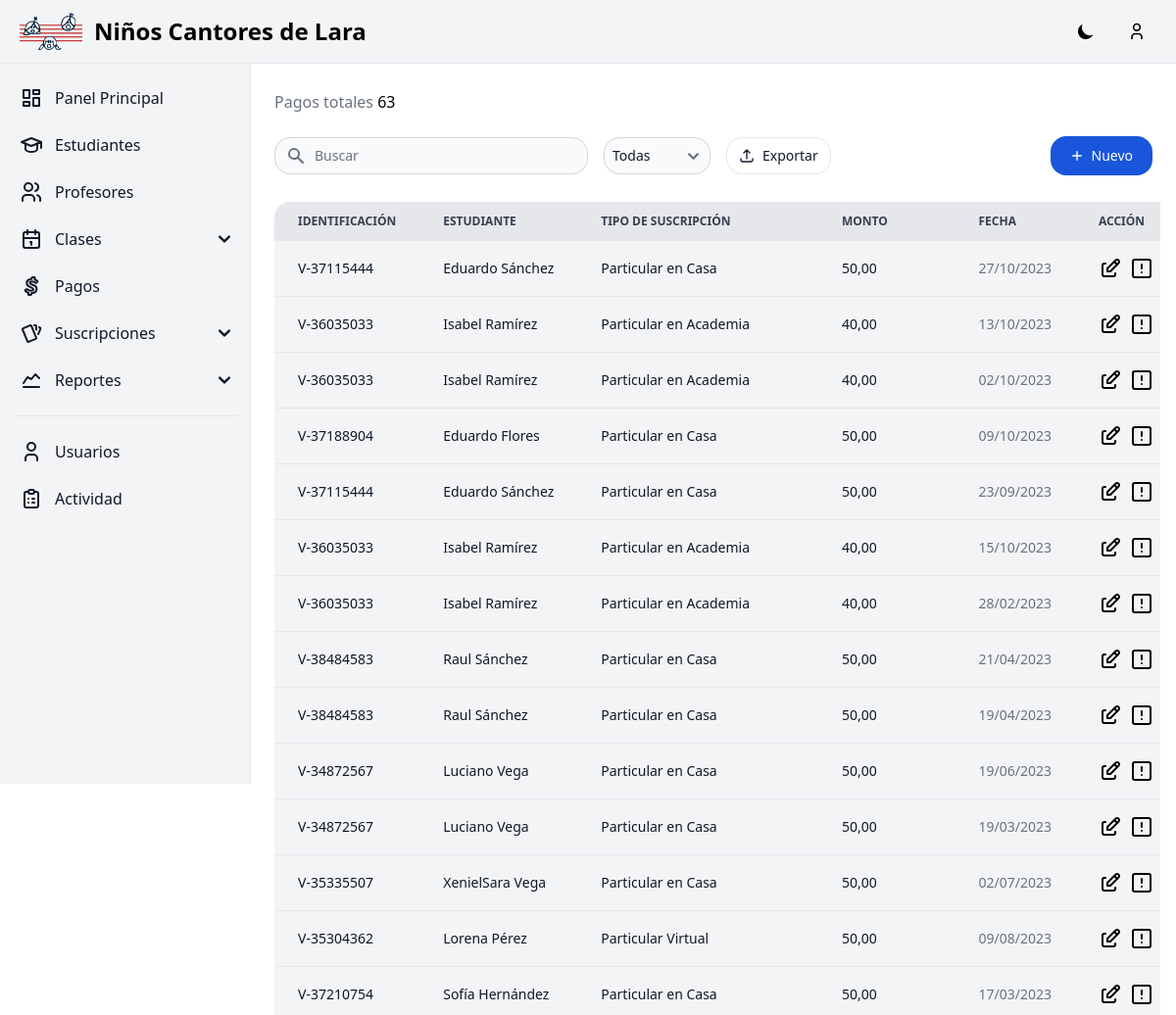
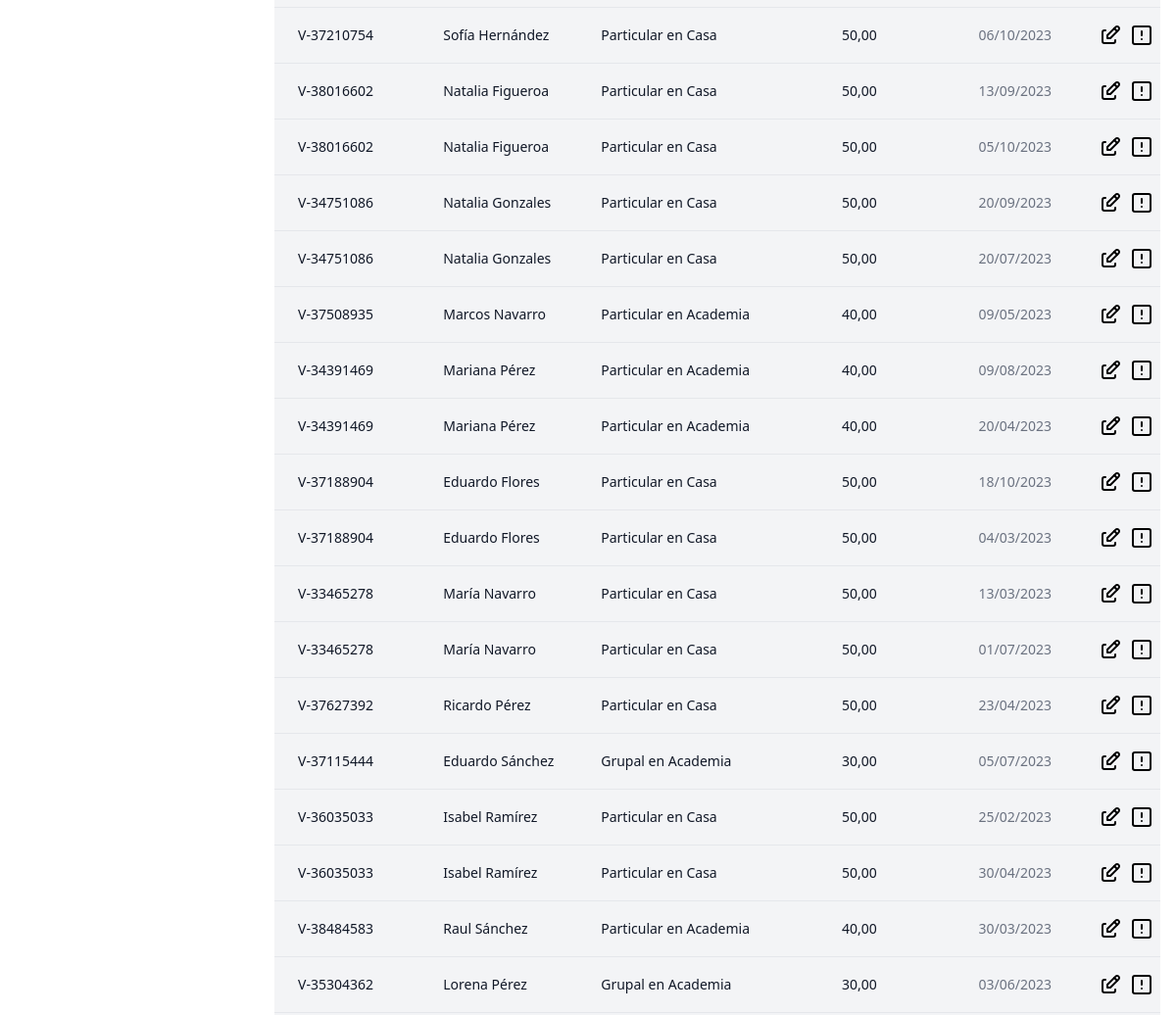
Page /payments/ (signed in, upper part) on the earlier database version (2 pictures, top to bottom).
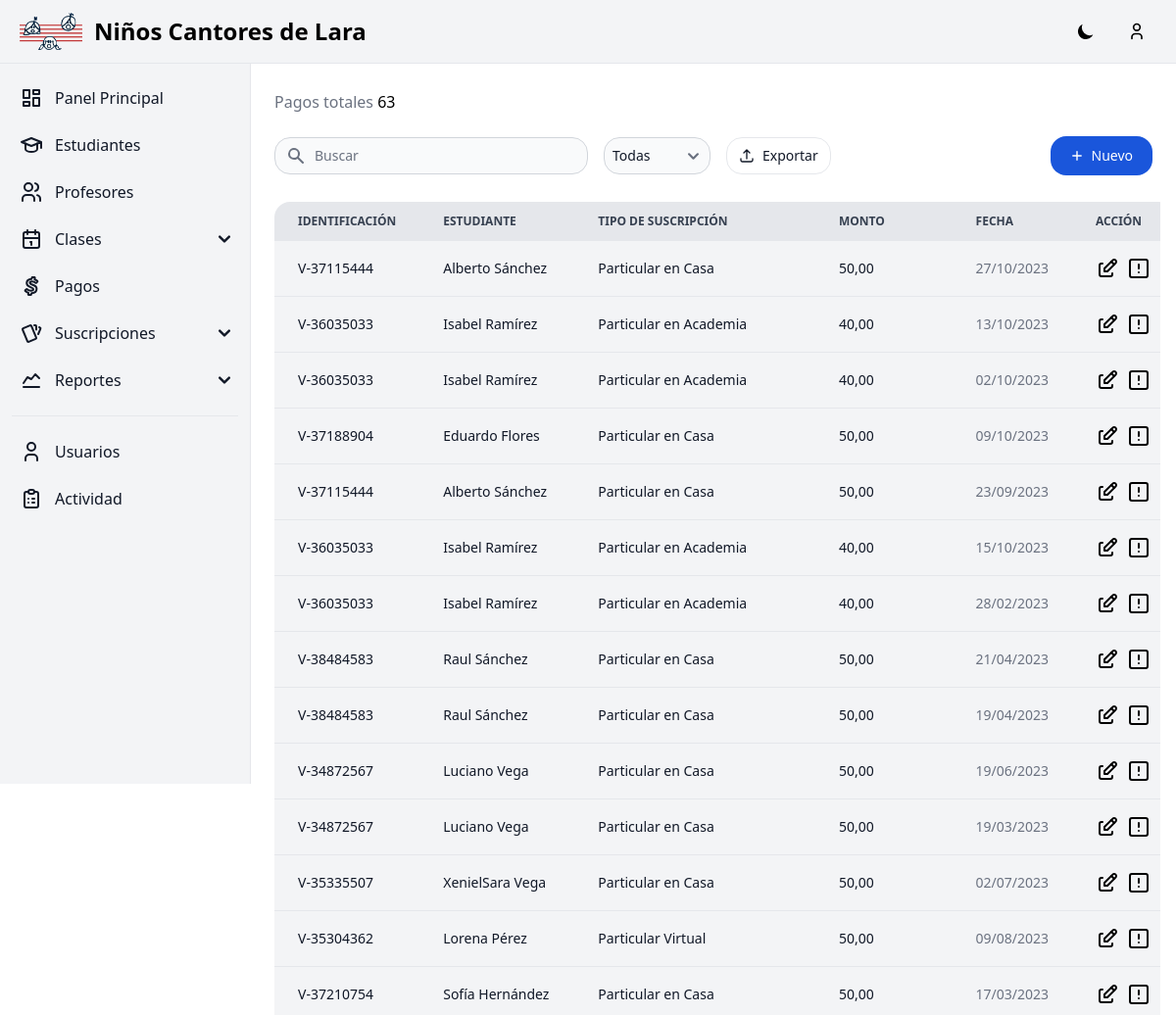
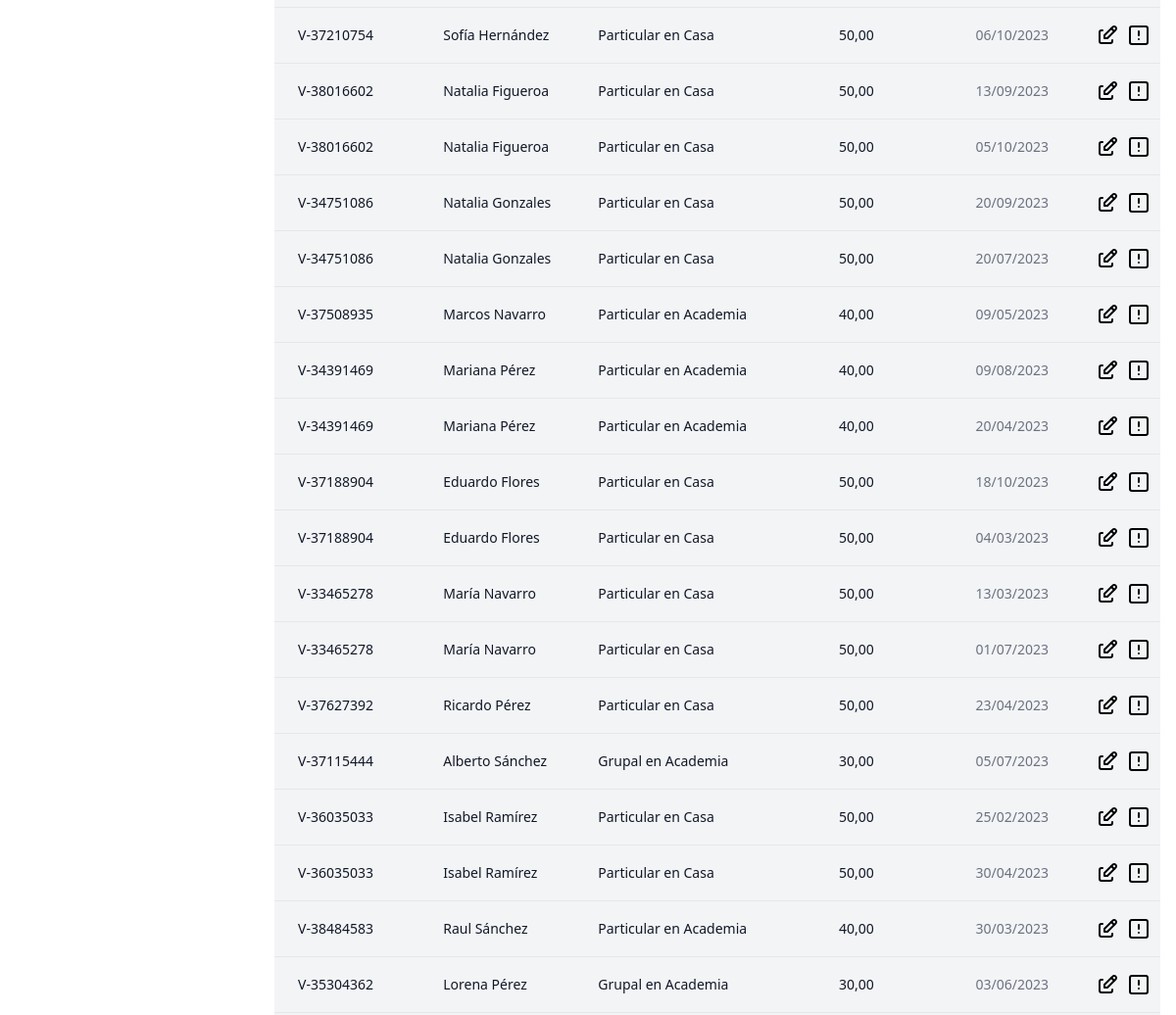
Same page on the later database version (2 pictures, top to bottom).
### apps/home/models.py (models this page shows, shortened)
class Payment(models.Model):
    subscription = models.ForeignKey(Subscription, on_delete=models.CASCADE, related_name='payments', verbose_name=_('Subscription'))
    price = models.DecimalField(verbose_name=_('Price'), max_digits=10, decimal_places=2)
    date = models.DateTimeField(verbose_name=_('Date'), )

class Subscription(models.Model):
    subscription_type = models.ForeignKey(SubscriptionType, on_delete=models.CASCADE, verbose_name=_('Subscription Type'))
    student = models.ForeignKey('Student', on_delete=models.CASCADE, verbose_name=_('Student'))
    start_date = models.DateField(verbose_name=_('Start Date'))
    end_date = models.DateField(verbose_name=_('End Date'))
    is_active = models.BooleanField(verbose_name=_('Active'), default=True)
    auto_renewal = models.BooleanField(verbose_name=_('Auto Renewal'), default=True)

class Student(models.Model):
    identify_card = models.CharField(verbose_name=_('Identify Card'), max_length=20, blank=True, null=True)
    first_name = models.CharField(verbose_name=_('First Name'), max_length=255)
    second_name = models.CharField(verbose_name=_('Second Name'), max_length=255, blank=True, null=True)
    first_surname = models.CharField(verbose_name=_('First Surname'), max_length=255)
    second_surname = models.CharField(verbose_name=_('Second Surname'), max_length=255, blank=True, null=True)
    birthdate = models.DateField(verbose_name=_('Birthdate'))
    phone_number = models.CharField(verbose_name=_('Phone'), max_length=20)
    email = models.EmailField(verbose_name=_('Email'), )
    address = models.TextField(verbose_name=_('Address'), )
    is_active = models.BooleanField(verbose_name=_('Active'), default=True)
    def __str__(self):
        return f'{self.first_name} {self.first_surname}'
    class Meta:
        constraints = [
            UniqueConstraint(
                fields=['identify_card','first_name', 'second_name', 'first_surname', 'second_surname', 'birthdate'],
                name='unique_student'
            )
        ]

class SubscriptionType(models.Model):
    name = models.CharField(verbose_name=_('Name'), max_length=255)
    description = models.TextField(verbose_name=_('Description'), blank=True, null=True)
    price = models.DecimalField(verbose_name=_('Price'), max_digits=10, decimal_places=2, blank=True, null=True)
    number_of_lessons = models.IntegerField(verbose_name=_('Number of Lessons'), blank=True, null=True)
    class Meta:
        constraints = [
            UniqueConstraint(
                fields=['name', 'price'],
                name='unique_subscription_type'
            )
        ]

### apps/payments/views.py (the view)
# urls.py: path('', Payment_ListView.as_view(), name='payment-list'),
class Payment_ListView(ListView):
    model = Payment
    template_name = 'home/payment_list.html'
    context_object_name = 'payments'

### templates/home/payment_list.html (shortened to what the changed rows need)
{% extends "base.html" %}
{% block content %}
{% load compress %}
{% load static %}
<div class="relative overflow-x-auto sm:rounded-2xl px-2 pb-4">
    <table class="w-full text-sm text-left text-gray-500 dark:text-gray-400" id="table-file">
        <thead class="text-xs text-gray-700 uppercase bg-gray-200 dark:bg-gray-700 dark:text-gray-400">
            <tr>
                <th scope="col" class="px-6 py-3 rounded-tl-2xl">
                    Identificación
                </th>
                <th scope="col" class="px-6 py-3">
                    Estudiante
                </th>
                <th scope="col" class="px-6 py-3">
                    Tipo de suscripción
                </th>
                <th scope="col" class="px-6 py-3">
                    Monto
                </th>
                <th scope="col" class="px-6 py-3">
                    Fecha
                </th>
                <th scope="col" class="px-6 py-3 rounded-tr-2xl">
                    Acción
                </th>
            </tr>
        </thead>
        <tbody>
            {% for payment in payments %}
            <tr class="bg-gray-100 dark:bg-gray-800 dark:border-gray-700 {% if not forloop.last %}border-b{% endif %}" data-status="{% if lesson.lesson_status %}active{% else %}inactive{% endif %}">
                <td class="px-6 py-4 font-medium text-gray-900 whitespace-nowrap dark:text-white {% if forloop.last %}rounded-bl-2xl{% endif %}">
                    <span class="{% if not payment.subscription.student.identify_card %}text-gray-400{% endif %}">{{ payment.subscription.student.identify_card.0| default:"Sin " }}{% if payment.subscription.student.identify_card %}-{% endif %}{{ payment.subscription.student.identify_card|slice:"1:"| default:"establecer"}}</span>
                </td>
                <td class="px-6 py-4 font-medium text-gray-900 whitespace-nowrap dark:text-white">
                    <span class="{% if not payment.subscription.student %}text-gray-400{% endif %}">{{ payment.subscription.student | default:"Sin establecer" }}</span>
                </td>
                <td class="px-6 py-4 font-medium text-gray-900 whitespace-nowrap dark:text-white">
                    <span class="{% if not payment.subscription.subscription_type.name %}text-gray-400{% endif %}">{{ payment.subscription.subscription_type.name | default:"Sin establecer" }}</span>
                </td>
                <td class="px-6 py-4 font-medium text-gray-900 whitespace-nowrap dark:text-white">
                    <span class="{% if not payment.price %}text-gray-400{% endif %}">{{ payment.price | default:"Sin establecer" }}</span>
                </td>
                <td class="px-6 py-4">
                    <span class="{% if not payment.date %}text-gray-400{% endif %}">{{ payment.date | date:"d/m/Y" | default:"Sin establecer" }}</span>
                </td>
                <td class="px-6 py-4 {% if forloop.last %}rounded-br-2xl{% endif %}">
                    <div class="flex items-center h-full flex-1 flex-row gap-x-2">
                        <a href="{% url 'payment-update' payment.pk %}" class="font-medium text-black dark:text-white hover:underline">
                        </a>
                        <button
                            class="font-medium text-black dark:text-white hover:underline"
                            onclick="openModal('lessonModal', {
                                'Fecha': '{% if lesson.start_date %}{{ lesson.start_date|date:"l j, g:iA" }}{% endif %}',
                                'Estudiante': '{{ lesson.subscription.student }}',
                                'Precio': '{% if lesson.price %}${{lesson.price}}{% else %}$0{% endif %}',
                                'Profesor': '{{ lesson.teacher }}',
                                'Clase vista': '{% if lesson.lesson_status %}Vista{% else %}No vista{% endif %}',
                            })">
                        </button>
                    </div>
                </td>
            </tr>
            {% endfor %}
        </tbody>
    </table>
</div>
{% endblock %}

Differences in the rows shown:
changed through a linked row, Payment (number 1 of 32 on the later page): subscription.student "Eduardo Sánchez" → "Alberto Sánchez"
changed through a linked row, Payment (number 5 of 32 on the later page): subscription.student "Eduardo Sánchez" → "Alberto Sánchez"
changed through a linked row, Payment (number 28 of 32 on the later page): subscription.student "Eduardo Sánchez" → "Alberto Sánchez"
